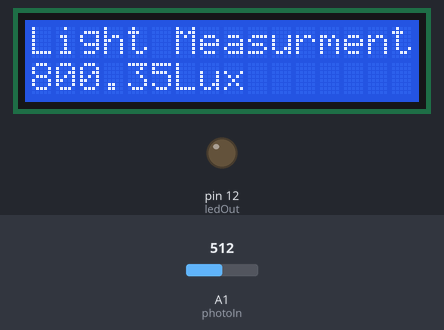
Simulated run of this sketch. Board: Arduino Uno, built with avr-gcc and run on an emulated ATmega328P. Shown: 16×2 character LCD, output pins drawn as LEDs (lit = HIGH). The test bench sets the inputs (shaded band); at power-on: A1 (photoIn) = 512. What the sketch prints to the serial monitor is not drawn.

Above: at 1.2 s.
1.3 s: A1 (photoIn) set to 0
At 2.5 s:
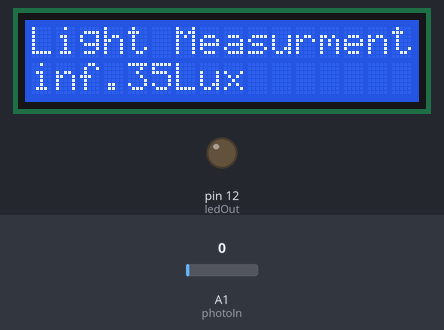
3.1 s: A1 (photoIn) set to 122
At 3.9 s:
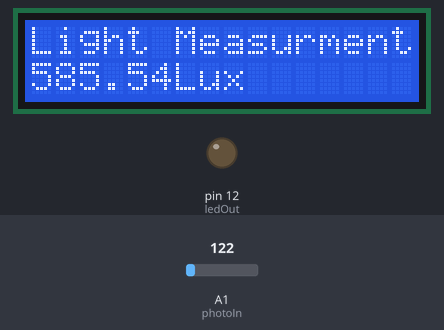
4.7 s: A1 (photoIn) set to 306
At 5.5 s:
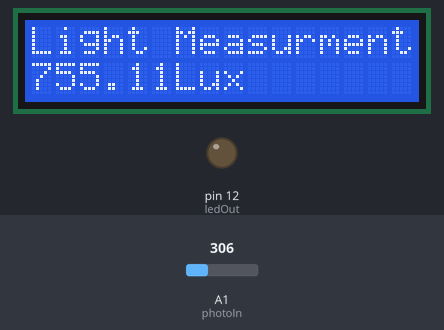
Timing chart, 0 to 7.7 s (numbered marks = the images above; inputs shaded):
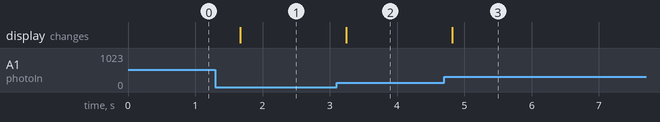

Measured:
- after the input at 1.3 s, the display: changes after 0.37 s (image 1)
- after the input at 3.1 s, the display: changes after 0.14 s (image 2)
- after the input at 4.7 s, the display: changes after 0.12 s (image 3)

The sketch:

Photoresistor.ino
```cpp
#include <LiquidCrystal_I2C.h>
LiquidCrystal_I2C lcd(0x27,16,2);

int photoIn = 1; // photoresistor on Analogue Pin 1
int ledOut = 12; // LED on Digital Pin 7
int aiValue = 0; // input value
double Resistance=0.0;
double Current =0.0;
double Lux=0.0;

void setup()
{
pinMode(ledOut, OUTPUT); // Configure the Digital Pin Direction for the LED
Serial.begin(9600);
lcd.init();
lcd.backlight(); // backlight of LCD screen
lcd.setCursor(0,0);
lcd.print("Test");
}
void loop() {
aiValue = analogRead(photoIn); // Read the analogue input value
Calculate();
Show();
Serial.println(aiValue);
delay(500);
}

void Calculate(){    //Calculate value of resistance of photoresistor
Current= 5-(aiValue*0.0048875);
Resistance =((Current*10000)/(5-Current))/1000;
Lux=Resistance*(-3.363)+833.912;
}
void Show(){    // Display data on LCD
  lcd.setCursor(0,0);
  lcd.print("Light Measurment");
  lcd.setCursor(0,1);
  lcd.print(Lux);
  lcd.setCursor(6,1);
  lcd.print("Lux");
}
```
